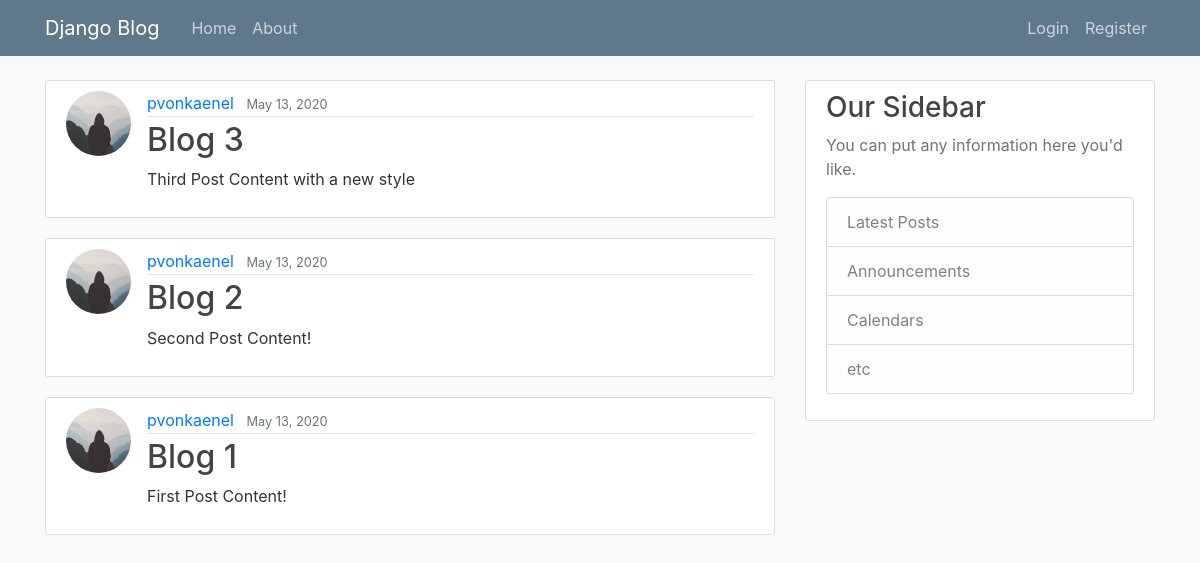
Before: / with the older database file.
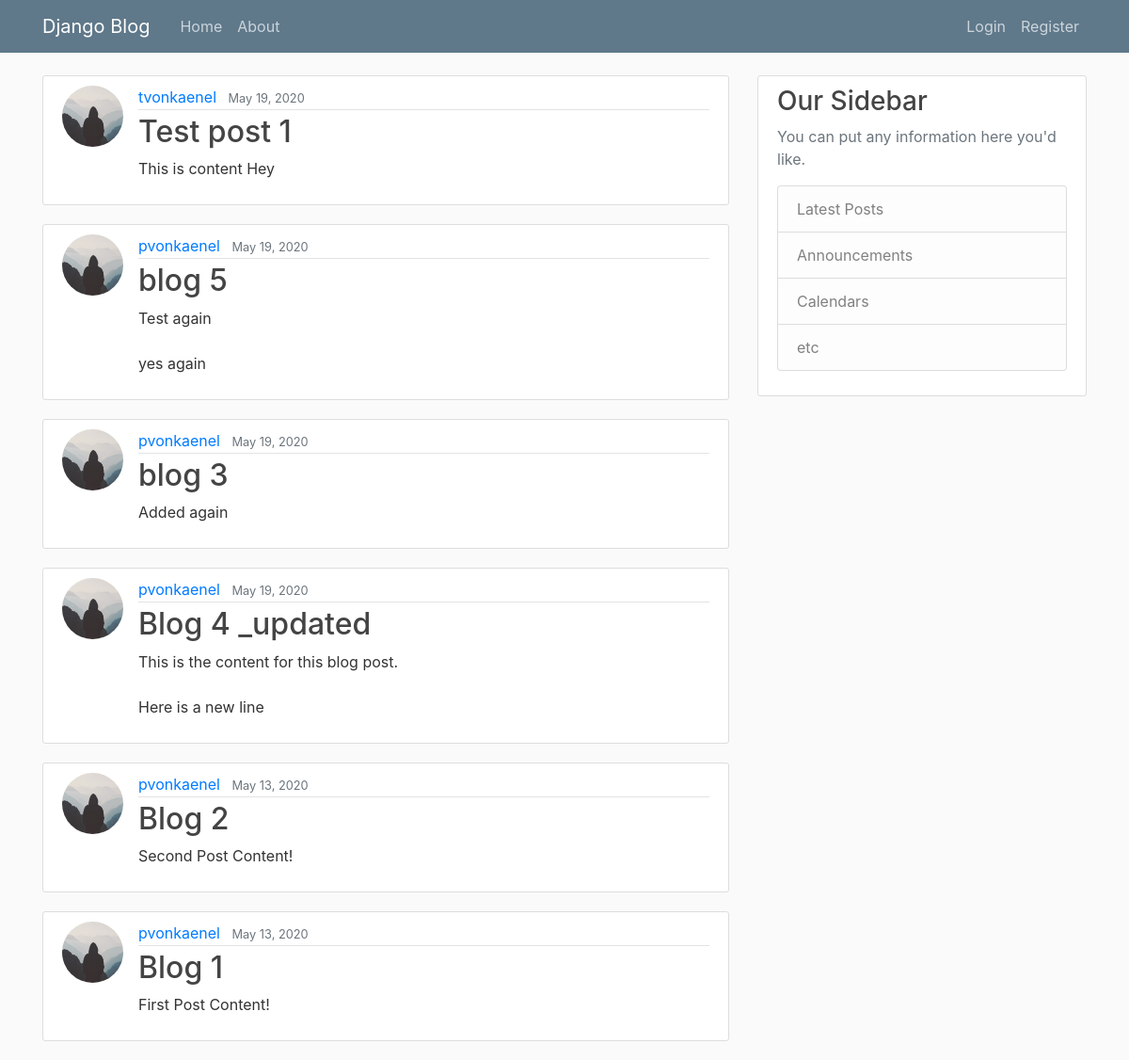
After: the same page with the newer database file.
### blog/models.py (models this page shows, shortened)
class Post(models.Model): #inheriting from models module
    title = models.CharField(max_length=100)
    content = models.TextField()
    date_posted = models.DateTimeField(default=timezone.now)
    author = models.ForeignKey(User, on_delete=models.CASCADE) # ForeignKey passes in the other table with the argument User as well in this case a command on_delete which states if the user is deleted = models.CASCADE whih means thier posts get deleted also.

### users/models.py (models this page shows, shortened)
class Profile(models.Model):
    user = models.OneToOneField(User, on_delete=models.CASCADE) # casscade here set the the on-delete so that if the user is deleted so will all in thier profile.
    image = models.ImageField(default='default.jpg', upload_to='profile_pics')

### blog/views.py (the view)
# urls.py: path('', PostListView.as_view(), name='blog-home'),  # this is the implimentation of the class based biew
class PostListView(ListView):
    model = Post #technically these are all that is needed to create the list View
    template_name = 'blog/home.html' #<app>/<model>_<viewtype>.html - here are are redirecting the template to this naming convention rather than creating a new template.  We could also here just rename the home template to follow the naming convention listed.
    context_object_name = 'posts' #this is tells home page to loop though the 'posts' since that is what they are called in the home page.
    ordering = ['-date_posted'] #re-orders the posts on the home page from most recent to show first. essentially last to first. if the it was ['date_posted'] without any - it would post them first to last in relation to when they were posted. i.e oldest first

### blog/templates/blog/home.html
{% extends "blog/base.html" %}
{% block content %}
    {% for post in posts %}
      <article class="media content-section">
        <img class="rounded-circle article-img" src="{{ post.author.profile.image.url }}">
        <div class="media-body">
          <div class="article-metadata">
            <a class="mr-2" href="#">{{ post.author }}</a>
            <small class="text-muted">{{ post.date_posted | date:"F d, Y" }}</small>
          </div>
          <h2><a class="article-title" href="{% url 'post-detail' post.id %}">{{ post.title }}</a></h2>
          <p class="article-content">{{ post.content }}</p>
        </div>
      </article>
    {% endfor %}
{% endblock content %}

### blog/templates/blog/base.html (shortened to what this page needs)
{% load static %}
<!DOCTYPE html>
<html>
<head>
    <link rel="stylesheet" href="https://maxcdn.bootstrapcdn.com/bootstrap/4.0.0/css/bootstrap.min.css">
    <link rel="stylesheet" type="text/css" href="{% static 'blog/main.css' %}">
</head>
<body>
    <header class="site-header">
      <nav class="navbar navbar-expand-md navbar-dark bg-steel fixed-top">
        <div class="container">
          <a class="navbar-brand mr-4" href="{% url 'blog-home' %}">Django Blog</a>
          <div class="collapse navbar-collapse" id="navbarToggle">
            <div class="navbar-nav mr-auto">
              <a class="nav-item nav-link" href="{% url 'blog-home' %}">Home</a>
              <a class="nav-item nav-link" href="{% url 'blog-about' %}">About</a>
            </div>
            <div class="navbar-nav">
              {% if user.is_authenticated %}
              <a class="nav-item nav-link" href="{% url 'post-create' %}">New Post</a>
              <a class="nav-item nav-link" href="{% url 'profile' %}">Profile</a>
              <a class="nav-item nav-link" href="{% url 'logout' %}">Logout</a>
              {% else %}
                <a class="nav-item nav-link" href="{% url 'login' %}">Login</a>
                <a class="nav-item nav-link" href="{% url 'register' %}">Register</a>
              {% endif %}
            </div>
          </div>
        </div>
      </nav>
    </header>
    <main role="main" class="container">
      <div class="row">
        <div class="col-md-8">
          {% block content %}{% endblock %}
        </div>
        <div class="col-md-4">
          <div class="content-section">
            <h3>Our Sidebar</h3>
            <p class='text-muted'>You can put any information here you'd like.
              <ul class="list-group">
                <li class="list-group-item list-group-item-light">Latest Posts</li>
                <li class="list-group-item list-group-item-light">Announcements</li>
                <li class="list-group-item list-group-item-light">Calendars</li>
                <li class="list-group-item list-group-item-light">etc</li>
              </ul>
            </p>
          </div>
        </div>
      </div>
    </main>
</body>
</html>

### blog/static/blog/main.css (style rules this page uses)
body { background: #fafafa; color: #333333; margin-top: 5rem; }
h1, h2, h3, h4, h5, h6 { color: #444444; }
ul { margin: 0; }
.bg-steel { background-color: #5f788a; }
.site-header .navbar-nav .nav-link { color: #cbd5db; }
.content-section { background: #ffffff; padding: 10px 20px; border: 1px solid #dddddd; border-radius: 3px; margin-bottom: 20px; }
.article-title { color: #444444; }
.article-content { white-space: pre-line; }
.article-img { height: 65px; width: 65px; margin-right: 16px; }
.article-metadata { padding-bottom: 1px; margin-bottom: 4px; border-bottom: 1px solid #e3e3e3 }

Changed rows visible on the page:
removed Post: author.profile.image (placeholder picture), author "pvonkaenel", date_posted "May 13, 2020", title "Blog 3", content "Third Post Content with a new style"
added Post: author.profile.image (placeholder picture), author "tvonkaenel", date_posted "May 19, 2020", title "Test post 1", content "This is content Hey"
added Post: author.profile.image (placeholder picture), author "pvonkaenel", date_posted "May 19, 2020", title "blog 5", content "Test again yes again"
added Post: author.profile.image (placeholder picture), author "pvonkaenel", date_posted "May 19, 2020", title "blog 3", content "Added again"
added Post: author.profile.image (placeholder picture), author "pvonkaenel", date_posted "May 19, 2020", title "Blog 4 _updated", content "This is the content for this blog post. Here is a new line"
